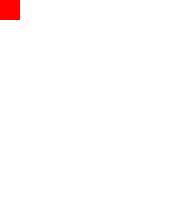
Frame 1 (no input)
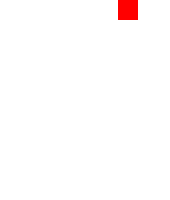
Frame 60 (the mouse pressed at the canvas centre just before this capture)
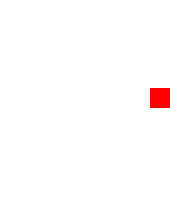
Frame 120 (the mouse held since frame 60 and released just before this capture)

The Processing sketch that drew these frames (run headless with seeded random() and noise(); from frame 60 on, the mouse is pressed at the canvas centre):

// Processing sketch: alongBorderSolution
// ── alongBorderSolution.pde
int x = 0;
int y = 0;
final int LENGTH = 20;
int direction = 1; // keeps track of what direction square is moving in

void setup() {
  size(170, 200);
  background(255);
  fill(255, 0, 0);
  noStroke();
}

void draw() {
  background(255);

  rect(x, y, LENGTH, LENGTH); // draw square

  // check for direction change
  if (direction == 1 && x >= width - LENGTH) { // if top-right corner reached
    direction = 2;
  } else if (direction == 2 && y >= height - LENGTH) { // if bottom-right corner reached
    direction = 3;
  } else if (direction == 3 && x <= 0) { // if botton-left corner reached
    direction = 4;
  } else if (direction == 4 && y <= 0) { // if top-left corner reached
    direction = 1;
  }
  
  // move square
  if (direction == 1) {
    x = x + 2; // move right
  } else if (direction == 2) {
    y = y + 2; // move down
  } else if (direction == 3) {
    x = x - 2; // move left
  } else {
    y = y - 2; // move up
  }
}
